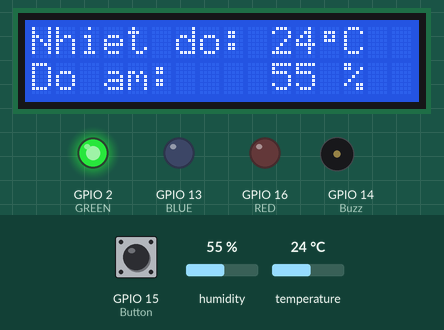
This sketch was run on a simulated ESP8266 (NodeMCU). On the bench: 16×2 character LCD, output pins drawn as LEDs (lit = HIGH), buzzer (waves = sounding, pin HIGH). Inputs (shaded band) come from the test bench; at power-on: temperature 24 °C, GPIO 15 (Button) LOW, humidity 55 %. WiFi joins after 1.5 s; servers stay silent unless stated; what the sketch prints to the serial monitor is not drawn.

Above: at 2.7 s.
2.8 s: temperature set to 21 °C
At 4.6 s:
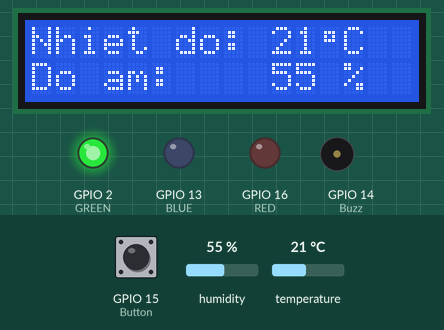
5.6 s: temperature set to 18 °C
At 7.4 s:
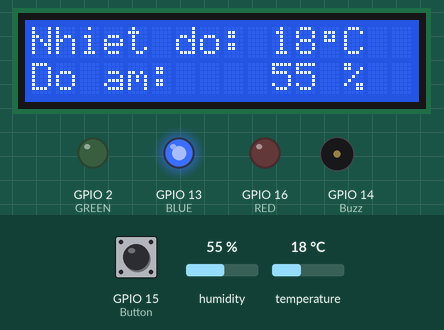
8.1 s: temperature set to 33 °C
At 10.2 s:
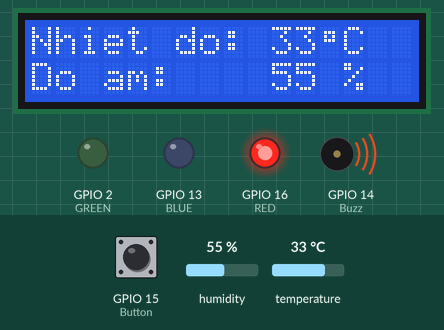
10.6 s: GPIO 15 (Button) pulled HIGH for 1.5 s
At 13.2 s:
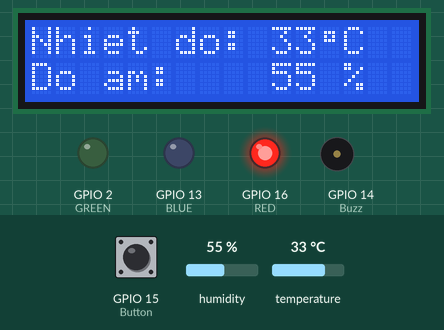
13.6 s: humidity set to 22 %
At 15.0 s:
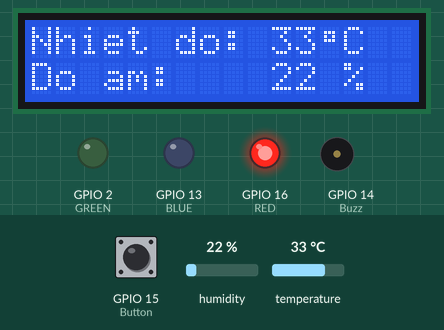
15.8 s: humidity set to 40 %
At 17.8 s:
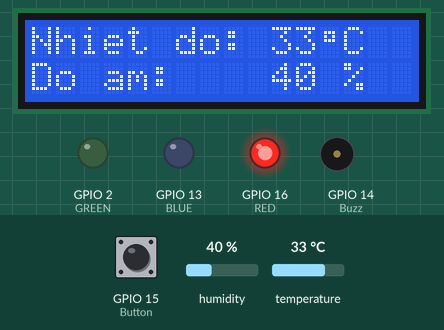
Timing chart, 0 to 19.3 s (numbered marks = the images above; inputs shaded):
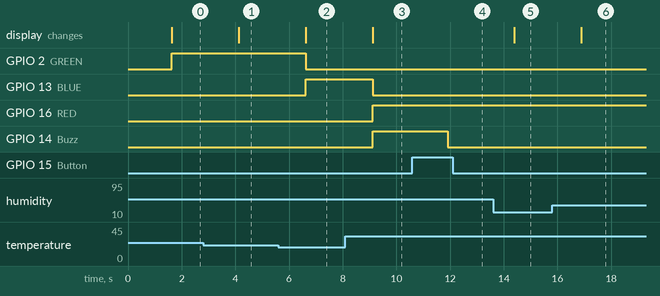

The sketch:

Wifi.ino
```cpp
#include <DHT.h>  // Including library for dht
#include <ESP8266WiFi.h>
#include <LiquidCrystal_I2C.h>
int lcdColumns = 16;
int lcdRows = 2;
LiquidCrystal_I2C lcd(0x27, lcdColumns, lcdRows);

String apiKey = "GB31GW8YPC84YOMX";     //  Enter your Write API key from ThingSpeak

//const char *ssid =  "VNU-IS THMT 01";     // replace with your wifi ssid and wpa2 key
//const char *pass =  "Vnu.edu.vn";
const char *ssid =  "Tang 3";     // replace with your wifi ssid and wpa2 key
const char *pass =  "88888888";
const char* server = "api.thingspeak.com";
bool state = true;

byte customChar[] = {
  0x00,
  0x0E,
  0x0A,
  0x0E,
  0x00,
  0x00,
  0x00,
  0x00
};

#define DHTPIN 0          //pin where the dht11 is connected
#define RED 16
#define GREEN 2
#define BLUE 13
#define Buzz 14
#define Button 15

DHT dht(DHTPIN, DHT11);

WiFiClient client;

void setup()
{
  Serial.begin(9600);
  //////////////////////////////
  lcd.init();
  lcd.backlight();
  lcd.clearWriteError();
  lcd.print("Nhiet do: ");
  lcd.setCursor(0,1);
  lcd.print("Do am: ");
  lcd.createChar(0, customChar);
  ///////////////////////////////
  delay(10);
  dht.begin();
  Serial.println("Connecting to ");
  Serial.println(ssid);

  WiFi.begin(ssid, pass);

  while (WiFi.status() != WL_CONNECTED)
  {
    delay(500);
    Serial.print(".");
  }
  Serial.println("");
  Serial.println("WiFi connected");
  pinMode(RED,OUTPUT);
  pinMode(BLUE,OUTPUT);
  pinMode(GREEN,OUTPUT);
  pinMode(Buzz, OUTPUT);
  pinMode(Button, INPUT);
}

void loop()
{
  float h = dht.readHumidity();
  float t = dht.readTemperature();
  if(digitalRead(Button) == 1)
  {
    if(state == true) state = false;
    else state = true;
    delay(300);
  }
  Serial.println(state);
  if (isnan(h) || isnan(t))
  {
    Serial.println("Failed to read from DHT sensor!");
    return;
  }else{
    //LCD display///////////////////////////////
    lcd.setCursor(10,0);
    lcd.print((int)t);
    lcd.print(" ");
    lcd.setCursor(12,0);
    lcd.write(0);
    lcd.print("C");
    lcd.setCursor(10,1);
    lcd.print((int)h);
    lcd.print(" %");
    ///////////////////////////////
  }
  if(t < 20.0)
    {
      digitalWrite(BLUE, HIGH);
      digitalWrite(RED, LOW);
      digitalWrite(GREEN, LOW);
      digitalWrite(Buzz,LOW);
    }
    if(t >= 20.0 && t < 30.0)
    {
      digitalWrite(GREEN, HIGH);
      digitalWrite(RED, LOW);
      digitalWrite(BLUE, LOW);
      digitalWrite(Buzz,LOW);
    }
    if(t >= 30.0)
    {
      digitalWrite(RED, HIGH);
      digitalWrite(GREEN, LOW);
      digitalWrite(BLUE, LOW);
      if(state == true)
      {
        digitalWrite(Buzz,HIGH);
      }else{
        digitalWrite(Buzz,LOW);
      }
    }
  if (client.connect(server,80))   //   "184.106.153.149" or api.thingspeak.com
  {
    String postStr = apiKey;
    postStr +="&field1=";
    postStr += String(t);
    postStr +="&field2=";
    postStr += String(h);
    postStr += "\r\n\r\n";

    client.print("POST /update HTTP/1.1\n");
    client.print("Host: api.thingspeak.com\n");
    client.print("Connection: close\n");
    client.print("X-THINGSPEAKAPIKEY: "+apiKey+"\n");
    client.print("Content-Type: application/x-www-form-urlencoded\n");
    client.print("Content-Length: ");
    client.print(postStr.length());
    client.print("\n\n");
    client.print(postStr);

    Serial.print("Temperature: ");
    Serial.print(t);
    Serial.print(" degrees Celcius, Humidity: ");
    Serial.print(h);
    Serial.println("%. Send to Thingspeak.");
  }
  client.stop();
  Serial.println("Waiting...");
  // thingspeak needs minimum 15 sec delay between updates
  delay(1000);
}
```

Measured:
- the behaviour switches between 20 and 19 °C on temperature (found by bisection; images 1 and 2)
- after the input at 2.8 s, the display: changes after 1.3 s (image 1)
- after the input at 5.6 s, GPIO 2 (GREEN): HIGH → LOW after 1.0 s; GPIO 13 (BLUE): LOW → HIGH after 1.0 s; the display: changes after 1.0 s (image 2)
- after the input at 8.1 s, GPIO 13 (BLUE): HIGH → LOW after 1.0 s; GPIO 16 (RED), GPIO 14 (Buzz): LOW → HIGH after 1.0 s; the display: changes after 1.0 s (image 3)
- after the input at 10.6 s, GPIO 14 (Buzz): HIGH → LOW after 1.3 s
- after the input at 13.6 s, the display: changes after 0.80 s (image 5)
- after the input at 15.8 s, the display: changes after 1.1 s (image 6)
